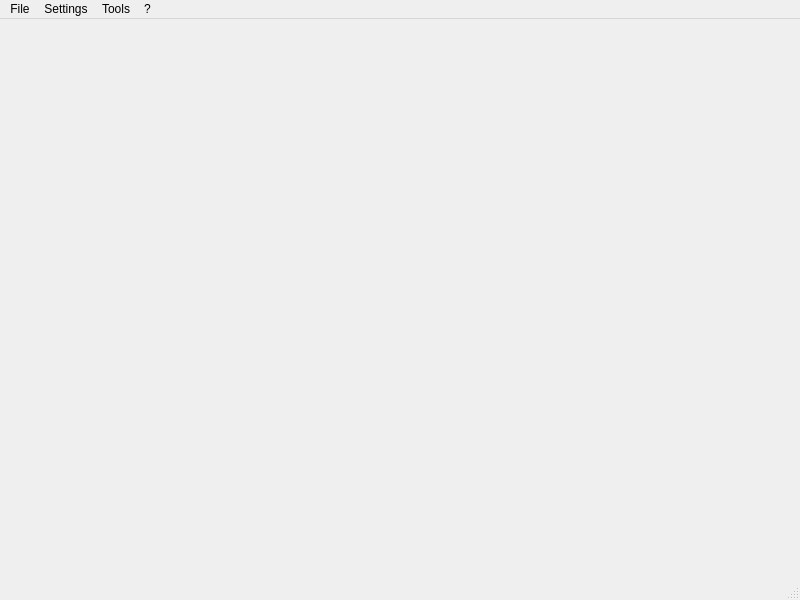
<?xml version="1.0" encoding="UTF-8"?>
<ui version="4.0">
 <class>ExternalReleasesWindow</class>
 <widget class="QMainWindow" name="ExternalReleasesWindow">
  <property name="geometry">
   <rect>
    <x>0</x>
    <y>0</y>
    <width>800</width>
    <height>600</height>
   </rect>
  </property>
  <property name="windowTitle">
   <string notr="true">ExternalReleasesWindow</string>
  </property>
  <widget class="QWidget" name="centralwidget"/>
  <widget class="QMenuBar" name="menubar">
   <property name="geometry">
    <rect>
     <x>0</x>
     <y>0</y>
     <width>800</width>
     <height>21</height>
    </rect>
   </property>
   <widget class="QMenu" name="menuFile">
    <property name="title">
     <string>File</string>
    </property>
    <widget class="QMenu" name="recent_files_menu">
     <property name="title">
      <string>Open recent</string>
     </property>
     <addaction name="actionPlaceholder"/>
    </widget>
    <addaction name="new_action"/>
    <addaction name="separator"/>
    <addaction name="open_action"/>
    <addaction name="recent_files_menu"/>
    <addaction name="open_url_action"/>
    <addaction name="separator"/>
    <addaction name="save_action"/>
    <addaction name="save_as_action"/>
    <addaction name="separator"/>
    <addaction name="exit_action"/>
   </widget>
   <widget class="QMenu" name="menuSettings">
    <property name="title">
     <string>Settings</string>
    </property>
    <addaction name="settings_action"/>
    <addaction name="plugins_action"/>
   </widget>
   <widget class="QMenu" name="menuTools">
    <property name="title">
     <string>Tools</string>
    </property>
    <addaction name="view_xml_action"/>
   </widget>
   <widget class="QMenu" name="menu">
    <property name="title">
     <string>?</string>
    </property>
    <addaction name="welcome_dialog_action"/>
    <addaction name="documentation_action"/>
    <addaction name="separator"/>
    <addaction name="view_source_action"/>
    <addaction name="report_bug_action"/>
    <addaction name="translate_action"/>
    <addaction name="donate_action"/>
    <addaction name="separator"/>
    <addaction name="about_action"/>
    <addaction name="about_qt_action"/>
   </widget>
   <addaction name="menuFile"/>
   <addaction name="menuSettings"/>
   <addaction name="menuTools"/>
   <addaction name="menu"/>
  </widget>
  <widget class="QStatusBar" name="statusbar"/>
  <action name="new_action">
   <property name="text">
    <string>New</string>
   </property>
  </action>
  <action name="open_action">
   <property name="text">
    <string>Open</string>
   </property>
  </action>
  <action name="actionPlaceholder">
   <property name="text">
    <string notr="true">Placeholder</string>
   </property>
  </action>
  <action name="open_url_action">
   <property name="text">
    <string>Open from URL</string>
   </property>
  </action>
  <action name="save_action">
   <property name="text">
    <string>Save</string>
   </property>
  </action>
  <action name="save_as_action">
   <property name="text">
    <string>Save As...</string>
   </property>
  </action>
  <action name="exit_action">
   <property name="text">
    <string>Exit</string>
   </property>
  </action>
  <action name="settings_action">
   <property name="text">
    <string>Settings</string>
   </property>
  </action>
  <action name="view_xml_action">
   <property name="text">
    <string>View XML</string>
   </property>
  </action>
  <action name="about_action">
   <property name="text">
    <string>About</string>
   </property>
  </action>
  <action name="about_qt_action">
   <property name="text">
    <string>About Qt</string>
   </property>
  </action>
  <action name="welcome_dialog_action">
   <property name="text">
    <string>Show welcome dialog</string>
   </property>
  </action>
  <action name="documentation_action">
   <property name="text">
    <string>AppStream documentation</string>
   </property>
  </action>
  <action name="view_source_action">
   <property name="text">
    <string>View Source</string>
   </property>
  </action>
  <action name="report_bug_action">
   <property name="text">
    <string>Report Bug</string>
   </property>
  </action>
  <action name="translate_action">
   <property name="text">
    <string>Translate</string>
   </property>
  </action>
  <action name="donate_action">
   <property name="text">
    <string>Donate</string>
   </property>
  </action>
  <action name="plugins_action">
   <property name="text">
    <string>Plugins</string>
   </property>
  </action>
 </widget>
 <resources/>
 <connections/>
</ui>
